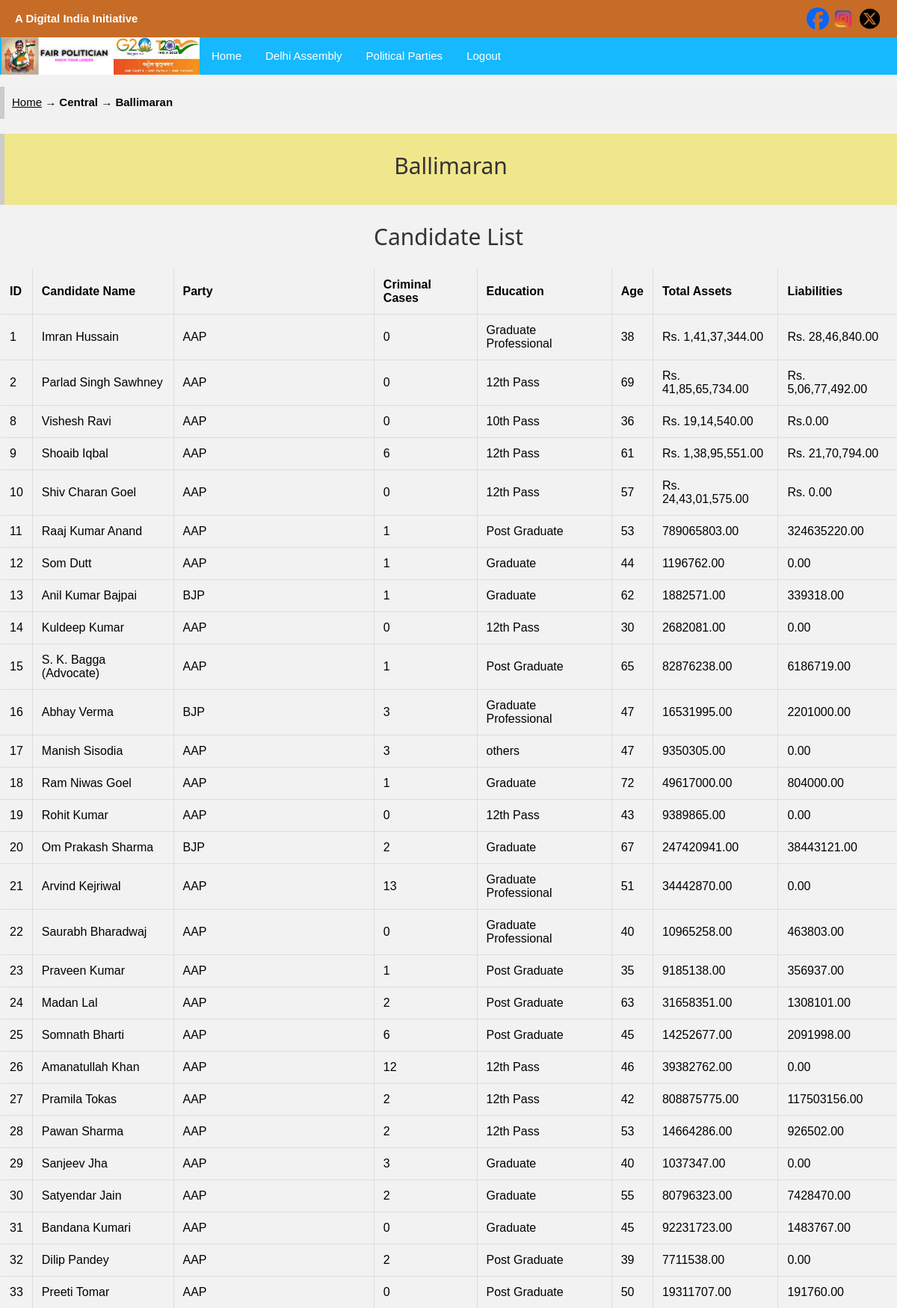
Screenshot of /ballimaran.php (upper part) with the database file from the repository.
### tables this page shows
CREATE TABLE `candidates` (
  `id` int(255) NOT NULL,
  `candidate_name` varchar(255) NOT NULL,
  `party` varchar(255) NOT NULL,
  `criminal_cases` int(11) NOT NULL,
  `education` varchar(255) NOT NULL,
  `age` int(11) NOT NULL,
  `total_assets` varchar(255) NOT NULL,
  `liabilities` varchar(255) NOT NULL,
  `constituency` varchar(255) NOT NULL,
  `zone` varchar(255) NOT NULL
);

### ballimaran.php (the view, shortened to what this page needs)
<?php
include('includes/header.php');
?>
<!DOCTYPE html>
<html>
<head>
    <link rel="stylesheet" href="https://cdnjs.cloudflare.com/ajax/libs/font-awesome/4.7.0/css/font-awesome.min.css">
    <link href="/css/w3.css" rel="stylesheet"/>
    <link href="/css/style.css" rel="stylesheet"/>
    <link href="/css/styles.css" rel="stylesheet"/>
    <link href="/css/modal.css" rel="stylesheet"/>
</head>
<body>
<?php
$host = "localhost";
$username = "root";
$password = "";
$database = "polidb";
$conn = new mysqli($host, $username, $password, $database);
$sql = "SELECT * FROM candidates";
$result = $conn->query($sql);
?>
<div class='w3-panel w3-leftbar w3-light-gray'>
    <a href="index.html">Home</a>
    &rarr; <b>Central</b>
    &rarr; <b>Ballimaran</b>
</div>
<div class='w3-panel w3-leftbar w3-khaki'>
    <h2>Ballimaran</h2>
</div>
<h2>Candidate List</h2>
<table>
    <thead>
    <tr>
        <th>ID</th>
        <th>Candidate Name</th>
        <th>Party</th>
        <th>Criminal Cases</th>
        <th>Education</th>
        <th>Age</th>
        <th>Total Assets</th>
        <th>Liabilities</th>
    </tr>
    </thead>
    <tbody>
    <?php
    if ($result->num_rows > 0) {
        while ($row = $result->fetch_assoc()) {
            echo "<tr>";
            echo "<td>" . $row["id"] . "</td>";
            echo "<td>" . $row["candidate_name"] . "</td>";
            echo "<td>" . $row["party"] . "</td>";
            echo "<td>" . $row["criminal_cases"] . "</td>";
            echo "<td>" . $row["education"] . "</td>";
            echo "<td>" . $row["age"] . "</td>";
            echo "<td>" . $row["total_assets"] . "</td>";
            echo "<td>" . $row["liabilities"] . "</td>";
            echo "</tr>";
        }
    } else {
        echo "<tr><td colspan='8' class='no-data'>No candidates available</td></tr>";
    }
    ?>
    </tbody>
</table>
<?php include('includes/footer.php'); ?>
</body>
</html>

### css/w3.css (style rules this page uses)
html { box-sizing: border-box }
*,*:before,*:after { box-sizing: inherit }
html { -ms-text-size-adjust: 100%; -webkit-text-size-adjust: 100% }
body { margin: 0 }
a { background-color: transparent }
b,strong { font-weight: bolder }
html,body { font-family: Verdana,sans-serif; font-size: 15px; line-height: 1.5 }
html { overflow-x: hidden }
h2 { font-size: 30px }
h1,h2,h3,h4,h5,h6 { font-family: "Segoe UI",Arial,sans-serif; font-weight: 400; margin: 10px 0 }
a { color: inherit }
.w3-container:after,.w3-container:before,.w3-panel:after,.w3-panel:before,.w3-row:after,.w3-row:before,.w3-row-padding:after,.w3-row-padding:before, .w3-cell-row:before,.w3-cell-row:after,.w3-clear:after,.w3-clear:before,.w3-bar:before,.w3-bar:after { content: ""; display: table; clear: both }
.w3-container,.w3-panel { padding: 0.01em 16px }
.w3-panel { margin-top: 16px; margin-bottom: 16px }
.w3-leftbar { border-left: 6px solid #ccc!important }
.w3-khaki,.w3-hover-khaki:hover { color: #000!important; background-color: #f0e68c!important }
.w3-light-grey,.w3-hover-light-grey:hover,.w3-light-gray,.w3-hover-light-gray:hover { color: #000!important; background-color: #f1f1f1!important }

### css/style.css (style rules this page uses)
body { line-height: 1.5; font-family: 'Poppins', sans-serif; }
* { margin:0; padding:0; box-sizing: border-box; }

### ballimaran.php (style rules this page uses)
body { font-family: Arial, sans-serif; background-color: #f2f2f2; margin: 0; padding: 0; }
.w3-panel { padding: 10px; margin-bottom: 20px; }
.w3-leftbar { border-left: 6px solid #ddd; }
.w3-light-gray { background-color: #f5f5f5; }
.w3-khaki { background-color: #f0e68c; }
h2 { color: #333; margin-bottom: 20px; text-align: center; }
table { width: 100%; border-collapse: collapse; border: 1px solid #ddd; border-radius: 5px; overflow: hidden; }
th, td { padding: 12px; border: 1px solid #ddd; text-align: left; }
th { background-color: #f2f2f2; font-weight: bold; }
tbody tr:nth-child(even) { background-color: #f2f2f2; }

### rows the page displays
candidates: id "1", candidate_name "Imran Hussain", party "AAP", criminal_cases "0", education "Graduate Professional", age "38", total_assets "Rs. 1,41,37,344.00", liabilities "Rs. 28,46,840.00"
candidates: id "2", candidate_name "Parlad Singh Sawhney", party "AAP", criminal_cases "0", education "12th Pass", age "69", total_assets "Rs. 41,85,65,734.00", liabilities "Rs. 5,06,77,492.00"
candidates: id "8", candidate_name "Vishesh Ravi", party "AAP", criminal_cases "0", education "10th Pass", age "36", total_assets "Rs. 19,14,540.00", liabilities "Rs.0.00"
candidates: id "9", candidate_name "Shoaib Iqbal", party "AAP", criminal_cases "6", education "12th Pass", age "61", total_assets "Rs. 1,38,95,551.00", liabilities "Rs. 21,70,794.00"
candidates: id "10", candidate_name "Shiv Charan Goel", party "AAP", criminal_cases "0", education "12th Pass", age "57", total_assets "Rs. 24,43,01,575.00", liabilities "Rs. 0.00"
candidates: id "11", candidate_name "Raaj Kumar Anand", party "AAP", criminal_cases "1", education "Post Graduate", age "53", total_assets "789065803.00", liabilities "324635220.00"
candidates: id "12", candidate_name "Som Dutt", party "AAP", criminal_cases "1", education "Graduate", age "44", total_assets "1196762.00", liabilities "0.00"
candidates: id "13", candidate_name "Anil Kumar Bajpai", party "BJP", criminal_cases "1", education "Graduate", age "62", total_assets "1882571.00", liabilities "339318.00"
candidates: id "14", candidate_name "Kuldeep Kumar", party "AAP", criminal_cases "0", education "12th Pass", age "30", total_assets "2682081.00", liabilities "0.00"
candidates: id "15", candidate_name "S. K. Bagga (Advocate)", party "AAP", criminal_cases "1", education "Post Graduate", age "65", total_assets "82876238.00", liabilities "6186719.00"
candidates: id "16", candidate_name "Abhay Verma", party "BJP", criminal_cases "3", education "Graduate Professional", age "47", total_assets "16531995.00", liabilities "2201000.00"
candidates: id "17", candidate_name "Manish Sisodia", party "AAP", criminal_cases "3", education "others", age "47", total_assets "9350305.00", liabilities "0.00"
candidates: id "18", candidate_name "Ram Niwas Goel", party "AAP", criminal_cases "1", education "Graduate", age "72", total_assets "49617000.00", liabilities "804000.00"
candidates: id "19", candidate_name "Rohit Kumar", party "AAP", criminal_cases "0", education "12th Pass", age "43", total_assets "9389865.00", liabilities "0.00"
candidates: id "20", candidate_name "Om Prakash Sharma", party "BJP", criminal_cases "2", education "Graduate", age "67", total_assets "247420941.00", liabilities "38443121.00"
candidates: id "21", candidate_name "Arvind Kejriwal", party "AAP", criminal_cases "13", education "Graduate Professional", age "51", total_assets "34442870.00", liabilities "0.00"
candidates: id "22", candidate_name "Saurabh Bharadwaj", party "AAP", criminal_cases "0", education "Graduate Professional", age "40", total_assets "10965258.00", liabilities "463803.00"
candidates: id "23", candidate_name "Praveen Kumar", party "AAP", criminal_cases "1", education "Post Graduate", age "35", total_assets "9185138.00", liabilities "356937.00"
candidates: id "24", candidate_name "Madan Lal", party "AAP", criminal_cases "2", education "Post Graduate", age "63", total_assets "31658351.00", liabilities "1308101.00"
candidates: id "25", candidate_name "Somnath Bharti", party "AAP", criminal_cases "6", education "Post Graduate", age "45", total_assets "14252677.00", liabilities "2091998.00"
candidates: id "26", candidate_name "Amanatullah Khan", party "AAP", criminal_cases "12", education "12th Pass", age "46", total_assets "39382762.00", liabilities "0.00"
candidates: id "27", candidate_name "Pramila Tokas", party "AAP", criminal_cases "2", education "12th Pass", age "42", total_assets "808875775.00", liabilities "117503156.00"
candidates: id "28", candidate_name "Pawan Sharma", party "AAP", criminal_cases "2", education "12th Pass", age "53", total_assets "14664286.00", liabilities "926502.00"
candidates: id "29", candidate_name "Sanjeev Jha", party "AAP", criminal_cases "3", education "Graduate", age "40", total_assets "1037347.00", liabilities "0.00"
candidates: id "30", candidate_name "Satyendar Jain", party "AAP", criminal_cases "2", education "Graduate", age "55", total_assets "80796323.00", liabilities "7428470.00"
candidates: id "31", candidate_name "Bandana Kumari", party "AAP", criminal_cases "0", education "Graduate", age "45", total_assets "92231723.00", liabilities "1483767.00"
candidates: id "32", candidate_name "Dilip Pandey", party "AAP", criminal_cases "2", education "Post Graduate", age "39", total_assets "7711538.00", liabilities "0.00"
candidates: id "33", candidate_name "Preeti Tomar", party "AAP", criminal_cases "0", education "Post Graduate", age "50", total_assets "19311707.00", liabilities "191760.00"
